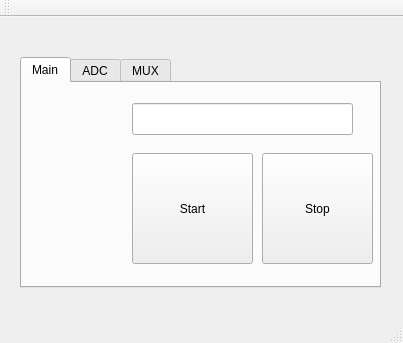
<?xml version="1.0" encoding="UTF-8"?>
<ui version="4.0">
 <class>MainWindow</class>
 <widget class="QMainWindow" name="MainWindow">
  <property name="geometry">
   <rect>
    <x>0</x>
    <y>0</y>
    <width>403</width>
    <height>343</height>
   </rect>
  </property>
  <property name="windowTitle">
   <string>MainWindow</string>
  </property>
  <widget class="QWidget" name="centralWidget">
   <widget class="QTabWidget" name="main">
    <property name="geometry">
     <rect>
      <x>20</x>
      <y>40</y>
      <width>361</width>
      <height>231</height>
     </rect>
    </property>
    <property name="currentIndex">
     <number>0</number>
    </property>
    <widget class="QWidget" name="tab">
     <attribute name="title">
      <string>Main</string>
     </attribute>
     <widget class="QPushButton" name="pushButton_Start">
      <property name="geometry">
       <rect>
        <x>110</x>
        <y>70</y>
        <width>121</width>
        <height>111</height>
       </rect>
      </property>
      <property name="text">
       <string>Start</string>
      </property>
      <property name="checkable">
       <bool>false</bool>
      </property>
      <property name="checked">
       <bool>false</bool>
      </property>
     </widget>
     <widget class="QLineEdit" name="lineEdit">
      <property name="geometry">
       <rect>
        <x>110</x>
        <y>20</y>
        <width>221</width>
        <height>32</height>
       </rect>
      </property>
     </widget>
     <widget class="QPushButton" name="pushButton_Stop">
      <property name="geometry">
       <rect>
        <x>240</x>
        <y>70</y>
        <width>111</width>
        <height>111</height>
       </rect>
      </property>
      <property name="text">
       <string>Stop</string>
      </property>
     </widget>
    </widget>
    <widget class="QWidget" name="ADC">
     <attribute name="title">
      <string>ADC</string>
     </attribute>
     <widget class="QPushButton" name="pushButton_TakeSamples">
      <property name="geometry">
       <rect>
        <x>10</x>
        <y>30</y>
        <width>121</width>
        <height>23</height>
       </rect>
      </property>
      <property name="text">
       <string>Take Samples</string>
      </property>
     </widget>
     <widget class="QLabel" name="label">
      <property name="geometry">
       <rect>
        <x>10</x>
        <y>70</y>
        <width>121</width>
        <height>16</height>
       </rect>
      </property>
      <property name="text">
       <string>Number of Samples:</string>
      </property>
     </widget>
     <widget class="Line" name="line_4">
      <property name="geometry">
       <rect>
        <x>130</x>
        <y>0</y>
        <width>20</width>
        <height>201</height>
       </rect>
      </property>
      <property name="orientation">
       <enum>Qt::Vertical</enum>
      </property>
     </widget>
     <widget class="QComboBox" name="comboBox_Samples">
      <property name="geometry">
       <rect>
        <x>10</x>
        <y>90</y>
        <width>62</width>
        <height>25</height>
       </rect>
      </property>
      <item>
       <property name="text">
        <string>1</string>
       </property>
      </item>
      <item>
       <property name="text">
        <string>7</string>
       </property>
      </item>
      <item>
       <property name="text">
        <string>12</string>
       </property>
      </item>
      <item>
       <property name="text">
        <string>84</string>
       </property>
      </item>
      <item>
       <property name="text">
        <string>100</string>
       </property>
      </item>
      <item>
       <property name="text">
        <string>1000</string>
       </property>
      </item>
      <item>
       <property name="text">
        <string>10000</string>
       </property>
      </item>
      <item>
       <property name="text">
        <string>100000</string>
       </property>
      </item>
      <item>
       <property name="text">
        <string>1000000</string>
       </property>
      </item>
     </widget>
     <widget class="QCheckBox" name="checkBox_TurtleMode">
      <property name="geometry">
       <rect>
        <x>150</x>
        <y>20</y>
        <width>101</width>
        <height>22</height>
       </rect>
      </property>
      <property name="text">
       <string>Turtle mode</string>
      </property>
     </widget>
     <widget class="QCheckBox" name="checkBox_RD">
      <property name="geometry">
       <rect>
        <x>150</x>
        <y>50</y>
        <width>111</width>
        <height>22</height>
       </rect>
      </property>
      <property name="text">
       <string>RD (Check=Low)</string>
      </property>
     </widget>
     <widget class="QCheckBox" name="checkBox_CS">
      <property name="geometry">
       <rect>
        <x>150</x>
        <y>80</y>
        <width>121</width>
        <height>22</height>
       </rect>
      </property>
      <property name="text">
       <string>CS (Check=High)</string>
      </property>
     </widget>
     <widget class="QCheckBox" name="checkBox_CONVST">
      <property name="geometry">
       <rect>
        <x>150</x>
        <y>110</y>
        <width>141</width>
        <height>22</height>
       </rect>
      </property>
      <property name="text">
       <string>CONVST (Check=Low)</string>
      </property>
     </widget>
    </widget>
    <widget class="QWidget" name="tab_2">
     <attribute name="title">
      <string>MUX</string>
     </attribute>
     <widget class="QCheckBox" name="checkBox_Octave">
      <property name="geometry">
       <rect>
        <x>20</x>
        <y>10</y>
        <width>101</width>
        <height>22</height>
       </rect>
      </property>
      <property name="text">
       <string>Select Octave</string>
      </property>
     </widget>
     <widget class="QComboBox" name="comboBox_Octave">
      <property name="geometry">
       <rect>
        <x>50</x>
        <y>50</y>
        <width>62</width>
        <height>25</height>
       </rect>
      </property>
      <item>
       <property name="text">
        <string>7</string>
       </property>
      </item>
      <item>
       <property name="text">
        <string>6</string>
       </property>
      </item>
      <item>
       <property name="text">
        <string>5</string>
       </property>
      </item>
      <item>
       <property name="text">
        <string>4</string>
       </property>
      </item>
      <item>
       <property name="text">
        <string>3</string>
       </property>
      </item>
      <item>
       <property name="text">
        <string>2</string>
       </property>
      </item>
      <item>
       <property name="text">
        <string>1</string>
       </property>
      </item>
     </widget>
     <widget class="Line" name="line">
      <property name="geometry">
       <rect>
        <x>130</x>
        <y>0</y>
        <width>20</width>
        <height>201</height>
       </rect>
      </property>
      <property name="orientation">
       <enum>Qt::Vertical</enum>
      </property>
     </widget>
     <widget class="QCheckBox" name="checkBox_Note">
      <property name="geometry">
       <rect>
        <x>20</x>
        <y>110</y>
        <width>81</width>
        <height>22</height>
       </rect>
      </property>
      <property name="text">
       <string>Note Select</string>
      </property>
     </widget>
     <widget class="QComboBox" name="comboBox_Note">
      <property name="geometry">
       <rect>
        <x>50</x>
        <y>150</y>
        <width>62</width>
        <height>25</height>
       </rect>
      </property>
      <item>
       <property name="text">
        <string>C</string>
       </property>
      </item>
      <item>
       <property name="text">
        <string>C#</string>
       </property>
      </item>
      <item>
       <property name="text">
        <string>D</string>
       </property>
      </item>
      <item>
       <property name="text">
        <string>D#</string>
       </property>
      </item>
      <item>
       <property name="text">
        <string>E</string>
       </property>
      </item>
      <item>
       <property name="text">
        <string>F</string>
       </property>
      </item>
      <item>
       <property name="text">
        <string>F#</string>
       </property>
      </item>
      <item>
       <property name="text">
        <string>G</string>
       </property>
      </item>
      <item>
       <property name="text">
        <string>G#</string>
       </property>
      </item>
      <item>
       <property name="text">
        <string>A</string>
       </property>
      </item>
      <item>
       <property name="text">
        <string>A#</string>
       </property>
      </item>
      <item>
       <property name="text">
        <string>B</string>
       </property>
      </item>
     </widget>
     <widget class="Line" name="line_2">
      <property name="geometry">
       <rect>
        <x>0</x>
        <y>90</y>
        <width>141</width>
        <height>20</height>
       </rect>
      </property>
      <property name="orientation">
       <enum>Qt::Horizontal</enum>
      </property>
     </widget>
    </widget>
   </widget>
  </widget>
  <widget class="QMenuBar" name="menuBar">
   <property name="geometry">
    <rect>
     <x>0</x>
     <y>0</y>
     <width>403</width>
     <height>21</height>
    </rect>
   </property>
  </widget>
  <widget class="QToolBar" name="mainToolBar">
   <attribute name="toolBarArea">
    <enum>TopToolBarArea</enum>
   </attribute>
   <attribute name="toolBarBreak">
    <bool>false</bool>
   </attribute>
  </widget>
  <widget class="QStatusBar" name="statusBar"/>
 </widget>
 <layoutdefault spacing="6" margin="11"/>
 <resources/>
 <connections/>
</ui>
